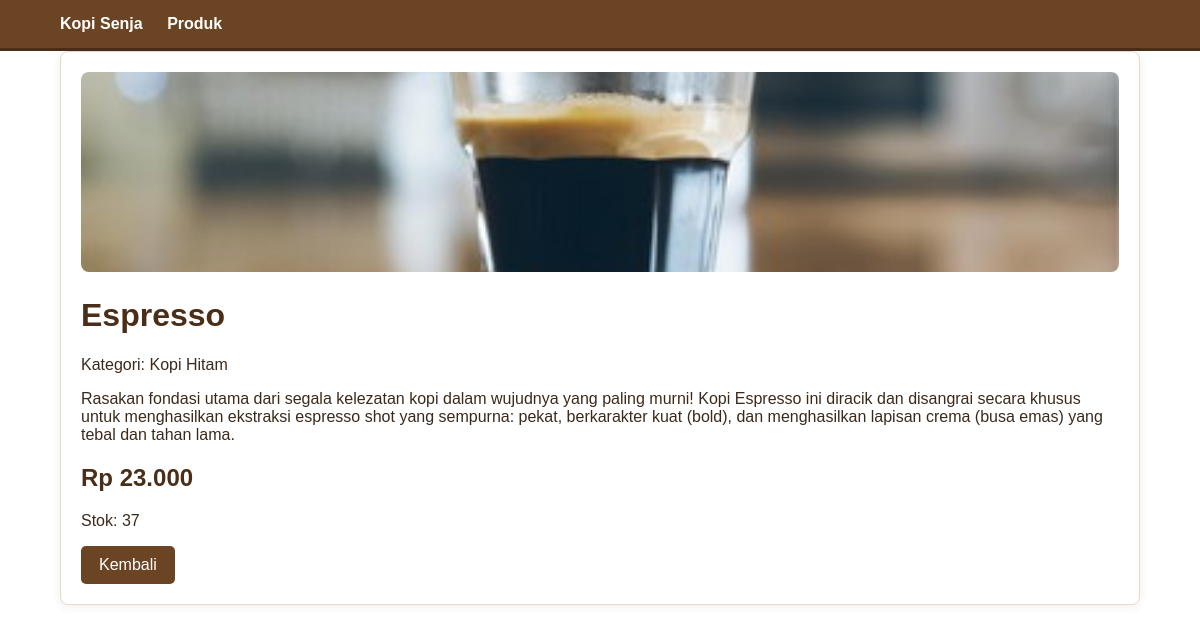
The app's page /detail.php?id=9 with its own data.
### tables this page shows
CREATE TABLE `produk` (
  `id` int(11) NOT NULL,
  `nama` varchar(100) NOT NULL,
  `kategori` varchar(50) NOT NULL,
  `deskripsi` text NOT NULL,
  `harga` decimal(12,2) NOT NULL,
  `stok` int(11) NOT NULL DEFAULT '0',
  `gambar` varchar(255) DEFAULT NULL,
  `created_at` timestamp NOT NULL DEFAULT CURRENT_TIMESTAMP
);

### detail.php (the view, shortened to what this page needs)
<?php
require_once "config/database.php";
$id = isset($_GET['id'])
    ? (int)$_GET['id']
    : 0;
$query = mysqli_query(
    $conn,
    "SELECT * FROM produk
     WHERE id = $id"
);
$produk = mysqli_fetch_assoc($query);
?>
<!DOCTYPE html>
<html>
<head>
    <link rel="stylesheet" href="assets/style.css">
</head>
<body>
<div class="navbar">
    <div class="container">
        <a href="index.php">
            Kopi Senja
        </a>
        <a href="produk.php">
            Produk
        </a>
    </div>
</div>
<div class="container">
    <div class="card">
        <?php if ($produk['gambar']): ?>
            <img
                src="uploads/produk/<?= htmlspecialchars($produk['gambar']); ?>"
                class="product-image"
            >
        <?php endif; ?>
        <h1>
            <?= htmlspecialchars($produk['nama']); ?>
        </h1>
        <p>
            Kategori:
            <?= htmlspecialchars($produk['kategori']); ?>
        </p>
        <p>
            <?= nl2br(
                htmlspecialchars($produk['deskripsi'])
            ); ?>
        </p>
        <h2>
            Rp <?= number_format(
                $produk['harga'],
                0,
                ',',
                '.'
            ); ?>
        </h2>
        <p>
            Stok:
            <?= $produk['stok']; ?>
        </p>
        <a
            href="produk.php"
            class="btn"
        >
            Kembali
        </a>
    </div>
</div>
</body>
</html>

### assets/style.css (style rules this page uses)
:root { --kayu: #6b4423; --kayu-tua: #4a2e17; --kayu-muda: #a9794a; --kayu-pucat: #f3ebe3; --putih: #ffffff; --teks: #3b2a1c; --garis: #e6dacd; }
* { box-sizing: border-box; }
body { margin: 0; font-family: Arial, sans-serif; background: var(--putih); color: var(--teks); }
.container { width: 90%; max-width: 1100px; margin: auto; }
h1, h2, h3 { color: var(--kayu-tua); }
.navbar { background: var(--kayu); padding: 15px 0; border-bottom: 3px solid var(--kayu-tua); }
.navbar a { color: var(--putih); text-decoration: none; margin-right: 20px; font-weight: bold; }
.btn { display: inline-block; padding: 10px 18px; background: var(--kayu); color: var(--putih); text-decoration: none; border-radius: 5px; border: none; cursor: pointer; }
.card { background: var(--putih); padding: 20px; border: 1px solid var(--garis); border-radius: 8px; margin-bottom: 20px; box-shadow: 0 2px 8px rgba(74, 46, 23, 0.08); }
.product-image { width: 100%; height: 200px; object-fit: cover; border-radius: 8px; }
a { color: var(--kayu); }

### records on screen
produk: gambar (picture), nama "Espresso", kategori "Kopi Hitam", deskripsi "Rasakan fondasi utama dari segala kelezatan kopi dalam wujudnya yang paling murni! Kopi Espresso ini diracik dan disangrai secara khusus untuk menghasilkan ekstraksi espresso shot yang sempurna: pekat, berkarakter kuat (bold), dan menghasilkan lapisan crema (busa emas) yang tebal dan tahan lama.", harga "23.000", stok "37"
